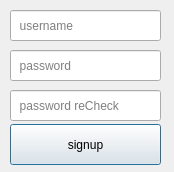
<?xml version="1.0" encoding="UTF-8"?>
<ui version="4.0">
 <class>Dialog</class>
 <widget class="QDialog" name="Dialog">
  <property name="geometry">
   <rect>
    <x>0</x>
    <y>0</y>
    <width>174</width>
    <height>172</height>
   </rect>
  </property>
  <property name="windowTitle">
   <string>Signup</string>
  </property>
  <widget class="QPushButton" name="registerBtn">
   <property name="geometry">
    <rect>
     <x>10</x>
     <y>124</y>
     <width>151</width>
     <height>41</height>
    </rect>
   </property>
   <property name="text">
    <string>signup</string>
   </property>
  </widget>
  <widget class="QLineEdit" name="id_4">
   <property name="geometry">
    <rect>
     <x>10</x>
     <y>10</y>
     <width>151</width>
     <height>31</height>
    </rect>
   </property>
   <property name="placeholderText">
    <string>  username</string>
   </property>
  </widget>
  <widget class="QLineEdit" name="pw">
   <property name="geometry">
    <rect>
     <x>10</x>
     <y>50</y>
     <width>151</width>
     <height>31</height>
    </rect>
   </property>
   <property name="placeholderText">
    <string>  password</string>
   </property>
  </widget>
  <widget class="QLineEdit" name="pw_re">
   <property name="geometry">
    <rect>
     <x>10</x>
     <y>90</y>
     <width>151</width>
     <height>31</height>
    </rect>
   </property>
   <property name="placeholderText">
    <string>  password reCheck</string>
   </property>
  </widget>
 </widget>
 <resources/>
 <connections/>
</ui>
